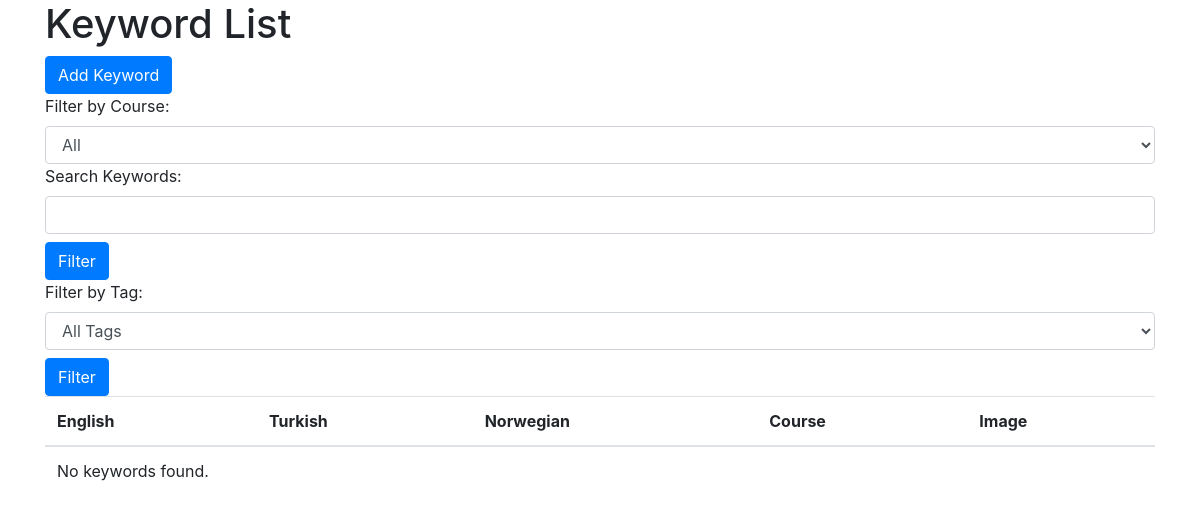
The page /keywords/ on the database as committed earlier.
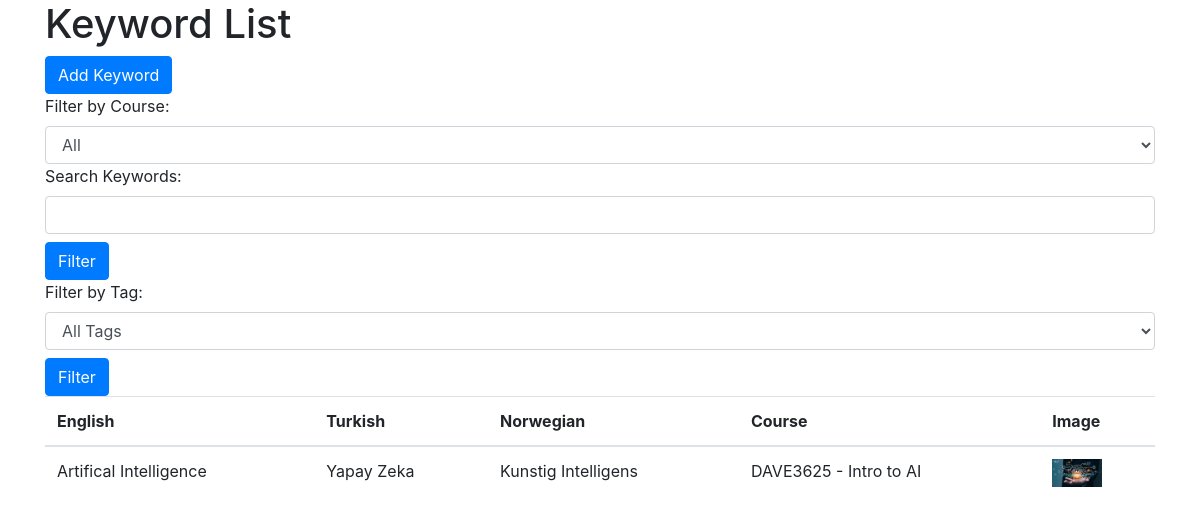
The same page on the database as committed later.
### courses/models.py (models this page shows, shortened)
class Keyword(models.Model):
    word = models.CharField(max_length=100)
    course = models.ForeignKey(Course, on_delete=models.CASCADE, related_name='keywords')
    english = models.CharField(max_length=100)
    turkish = models.CharField(max_length=100)
    norwegian = models.CharField(max_length=100)
    image = models.ImageField(upload_to='keyword_images/', blank=True, null=True)
    tags = models.ManyToManyField(Tag, blank=True)  # Anahtar kelimelere etiketleri ilişkilendirdik

class Course(models.Model):
    name = models.CharField(max_length=200)
    content = models.TextField()
    categories = models.ManyToManyField(Category, blank=True)  # Kategorileri ilişkilendirdik
    tags = models.ManyToManyField(Tag, blank=True)  # Etiketleri ilişkilendirdik
    learned = models.TextField(blank=True, null=True)
    images = models.ImageField(upload_to='course_images/', blank=True, null=True)

### courses/views.py (the view)
# urls.py: path('keywords/', views.keyword_list, name='keyword_list'),  # Anahtar kelime listesi
def keyword_list(request):
    keywords = Keyword.objects.all()
    categories = Category.objects.all()
    tags = Tag.objects.all()
    tag_id = request.GET.get('tag')
    if tag_id:
        keywords = keywords.filter(tags__id=tag_id)
    return render(request, 'courses/keyword_list.html', {'keywords': keywords, 'tags': tags})

### courses/templates/courses/keyword_list.html (shortened to what this page needs)
{% extends "base.html" %}
{% block content %}
    <h1>Keyword List</h1>
    <a href="{% url 'keyword_create' %}" class="btn btn-primary">Add Keyword</a>
    <form method="get">
        <label for="course">Filter by Course:</label>
        <select name="course" id="course" class="form-control">
            <option value="">All</option>
        </select>
        <label for="search">Search Keywords:</label>
        <input type="text" name="search" id="search" value="{{ request.GET.search }}" class="form-control">
        <button type="submit" class="btn btn-primary mt-2">Filter</button>
    </form>
<form method="get">
    <label for="tag">Filter by Tag:</label>
    <select name="tag" id="tag" class="form-control">
        <option value="">All Tags</option>
    </select>
    <button type="submit" class="btn btn-primary mt-2">Filter</button>
</form>
    <table class="table">
        <thead>
            <tr>
                <th>English</th>
                <th>Turkish</th>
                <th>Norwegian</th>
                <th>Course</th>
                <th>Image</th>
            </tr>
        </thead>
        <tbody>
            {% for keyword in keywords %}
                <tr>
                    <td>{{ keyword.english }}</td>
                    <td>{{ keyword.turkish }}</td>
                    <td>{{ keyword.norwegian }}</td>
                    <td>{{ keyword.course.name }}</td>
                    <td>
                        <img src="{{ keyword.image.url }}" alt="{{ keyword.word }}" width="50">
                    </td>
                </tr>
            {% empty %}
                <tr>
                    <td colspan="5">No keywords found.</td>
                </tr>
            {% endfor %}
        </tbody>
    </table>
{% endblock %}

Rows that differ between the two databases and show on the page:
added Keyword: english "Artifical Intelligence", turkish "Yapay Zeka", norwegian "Kunstig Intelligens", course.name "DAVE3625 - Intro to AI", image (picture)
Other text that changed with them:
text no longer shown: "No keywords found."
